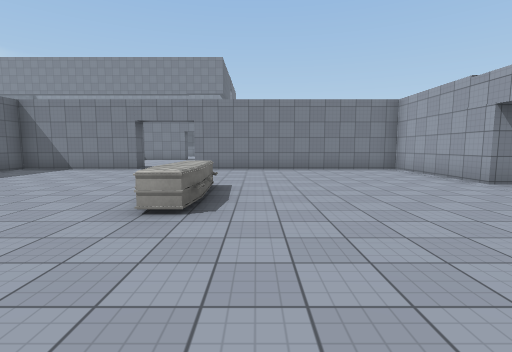
View 1 (above)

24 first-person views from a walk through a Unity game level. The camera is 1.5 m above the floor, tilts 6° down and sees 85° across. The floor is counted in squares, 2 m on a side. Each view is taken from the middle of a square. On the plan, view 1 faces up. The plan holds only what a view shows up to about 10 squares ahead; the rest is blank. The place goes on beyond the plan. The player character is not drawn. Door leaves are left out, so doorways stand open. Surface patterns are stand-ins for the level's own textures.

View 2
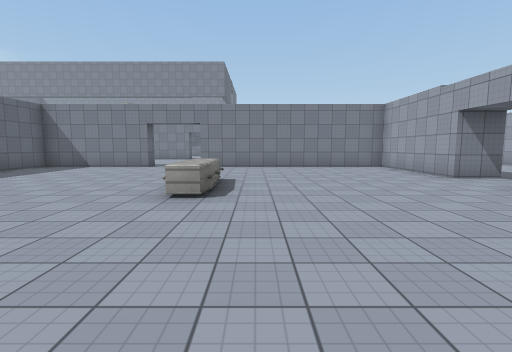

View 3
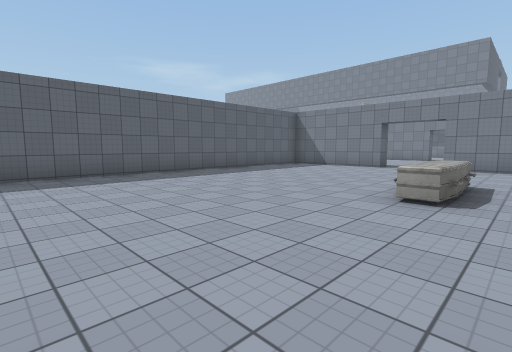

View 4
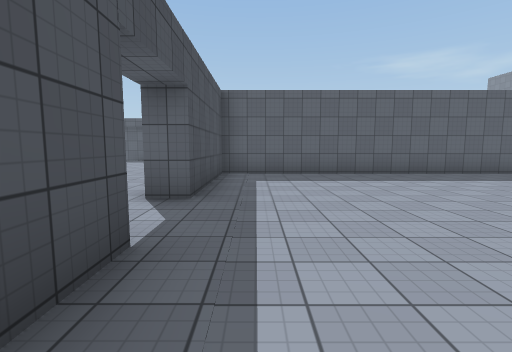

View 5
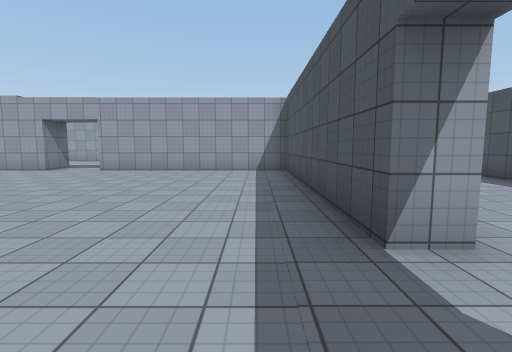

View 6
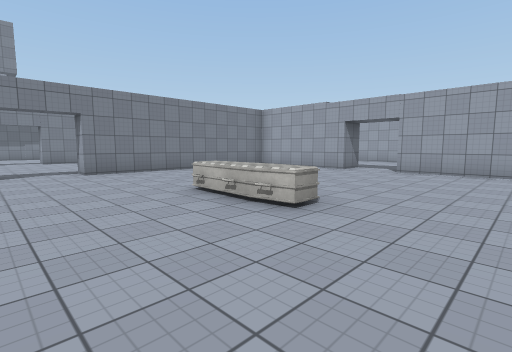

View 7
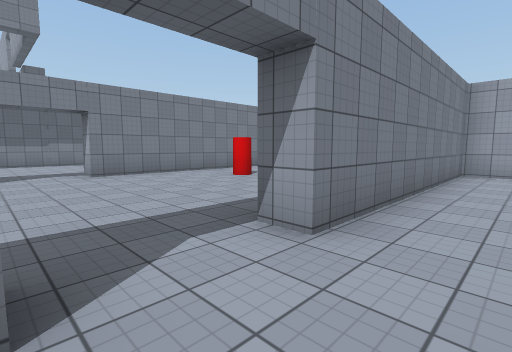

View 8
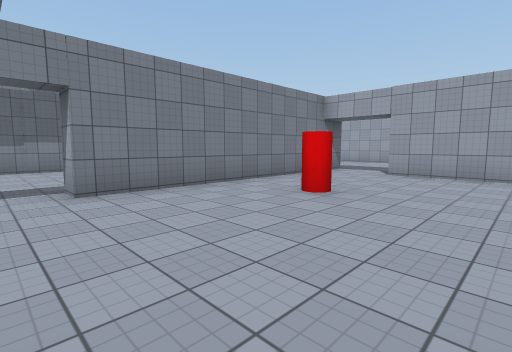

View 9
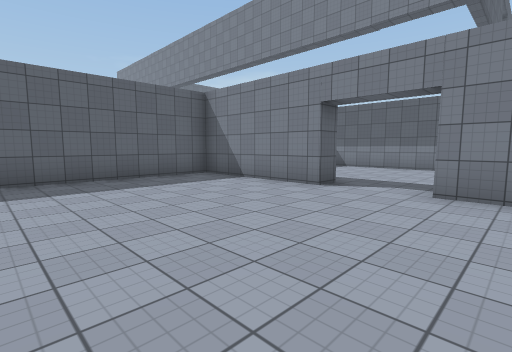

View 10
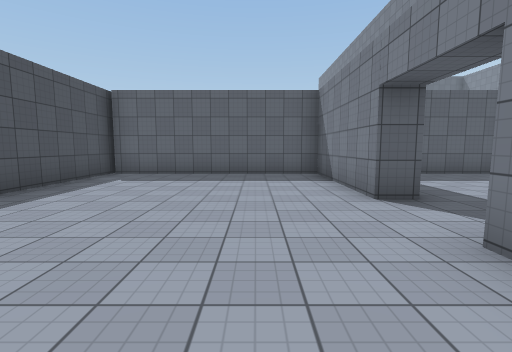

View 11
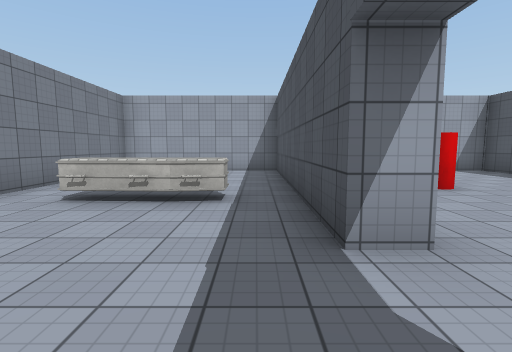

View 12
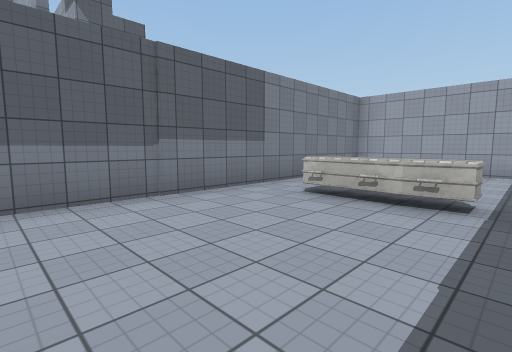

View 13
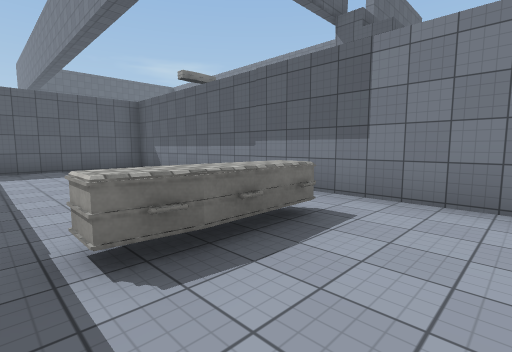

View 14
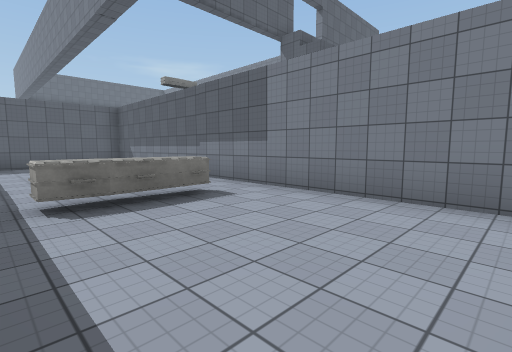

View 15
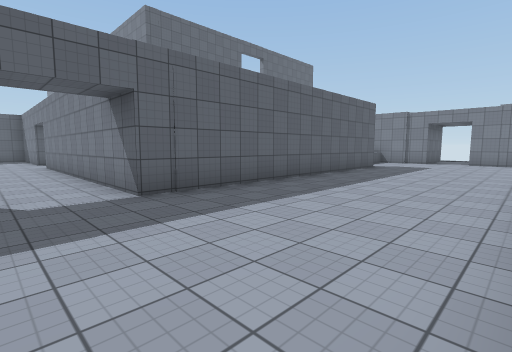

View 16
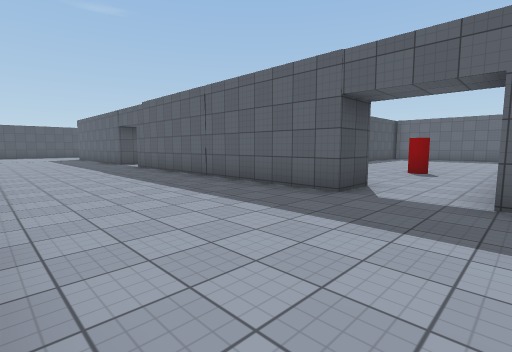

View 17
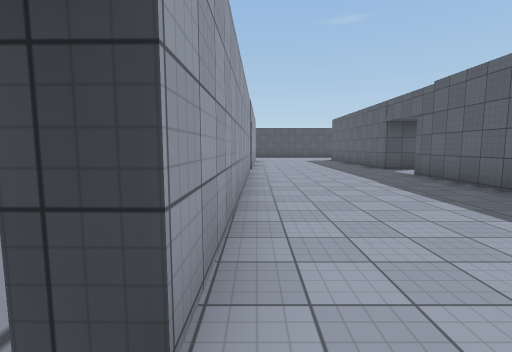

View 18
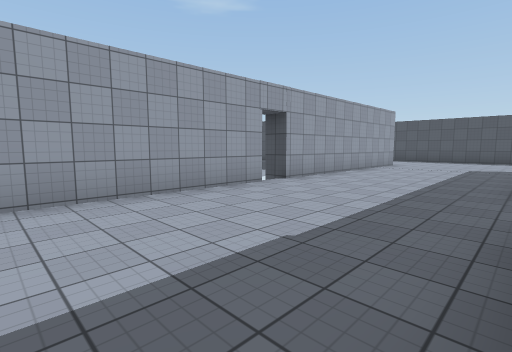

View 19
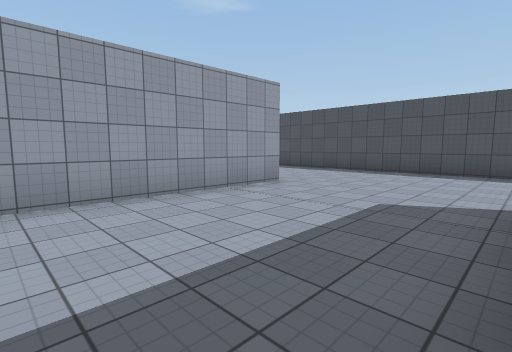

View 20
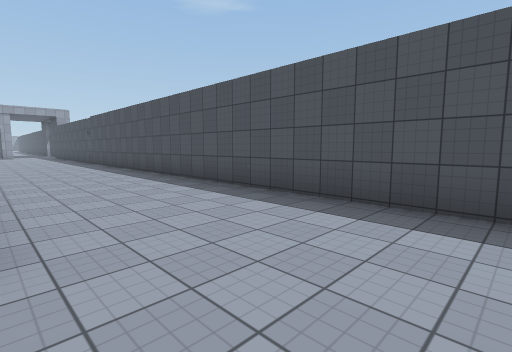

View 21
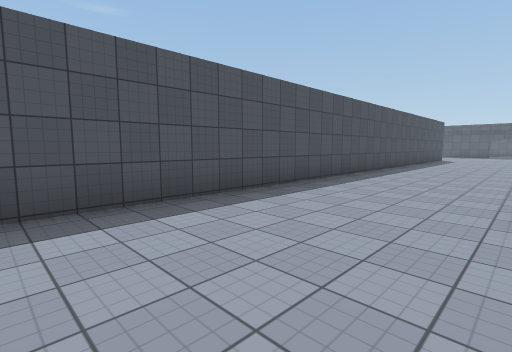

View 22
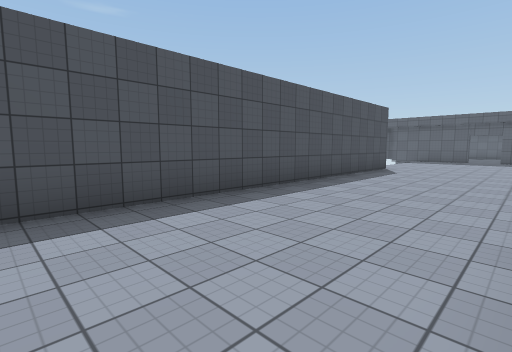

View 23
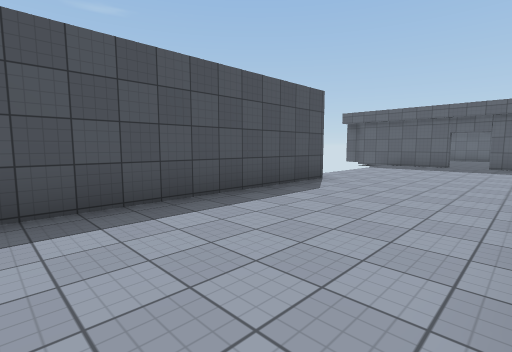

View 24
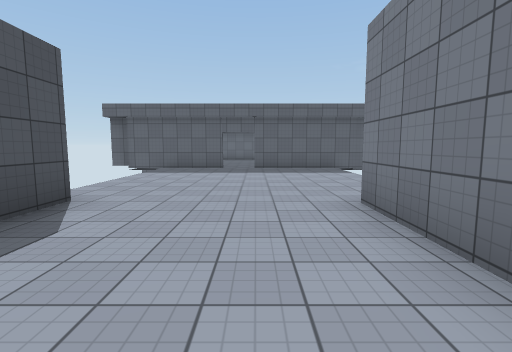

### Floor plan
Points are (right, up) in squares from view 1. A wall is a line through its corners. A room is listed if a view was taken in it or the views show most of it. See-through windows are left out.
Room 1 (views 1, 2, 3, 4, 5, 6, 7)
walls: (-2, -1.9) (4.7, -1.9) (4.7, 3.8) (5.8, 3.8); (-4, 9.3) (-7.8, 9.3) (-7.8, -1.9) (-4, -1.9); (5.8, 5.5) (4.7, 5.5) (4.7, 9.3) (-2, 9.3)
ways out: open door at (-3, 9.5) to room 2; open door at (-3, -2) to room 4; open door at (6, 5) to room 4
objects: other object (-1, 3) to (-1, 5)
Room 2 (views 8, 9, 10)
walls: (-4, 15.7) (-7.8, 15.7) (-7.8, 10); (3.6, 9.9) (4.7, 9.9) (4.7, 13.7) (5.8, 13.7); (5.8, 15.7) (-2, 15.7); (-8.1, 9.9) (-4.4, 9.9)
ways out: open door at (-3, 9.5) to room 1; open door at (-3, 16) to room 3; open door at (6, 14.5) to room 4
objects: red cylinder (1, 14)
Room 3 (views 11, 12, 13, 14)
walls: (-2, 16.3) (4.7, 16.3) (4.7, 21) (-7.8, 21) (-7.8, 17.4)
ways out: open door at (-3, 16) to room 2
objects: other object (0, 18) to (0, 19)
Room 4 (views 15, 16, 17, 18, 19, 20, 21, 22, 23, 24)
walls: (5.8, 3.8) (5.8, 3); (10.2, 4.6) (10.3, 12.2) (10.9, 12.1); (5.8, 13.7) (5.8, 5.5); (10.1, -2.9) (10.2, 3.9); (-6.5, -2.6) (-8.8, -2.6); (5.8, 24) (5.8, 15.7); (-8.9, -6.6) (18.6, -6.6); (-14.8, -0.2) (-14.8, -4.1); (-14.8, -5.1) (-14.8, -8.5)
ways out: open door at (-3, -2) to room 1; open door at (6, 5) to room 1; open door at (6, 14.5) to room 2; opening at (11, 4); open door at (-15, -4.5); gap at (11, 12.5)

Positions as (right, up) in squares from view 1, and headings:
1: (0, 0), facing up
2: (0, -1), facing up
3: (0, -1), facing up-left
4: (0, -1), facing left
5: (-4, -1), facing right
6: (-4, 1), facing up-right
7: (-4, 8), facing up-right
8: (-3, 11), facing up-right
9: (-1, 11), facing up-left
10: (0, 14), facing left
11: (-4, 17), facing right
12: (-4, 17), facing up-right
13: (2, 17), facing up-left
14: (4, 17), facing up-left
15: (10, 14), facing up-left
16: (10, 16), facing down-left
17: (10, 13), facing down
18: (6, 9), facing down-right
19: (6, 2), facing down-right
20: (8, -3), facing down-right
21: (9, -3), facing down-left
22: (1, -3), facing down-left
23: (-3, -3), facing down-left
24: (-5, -4), facing left
